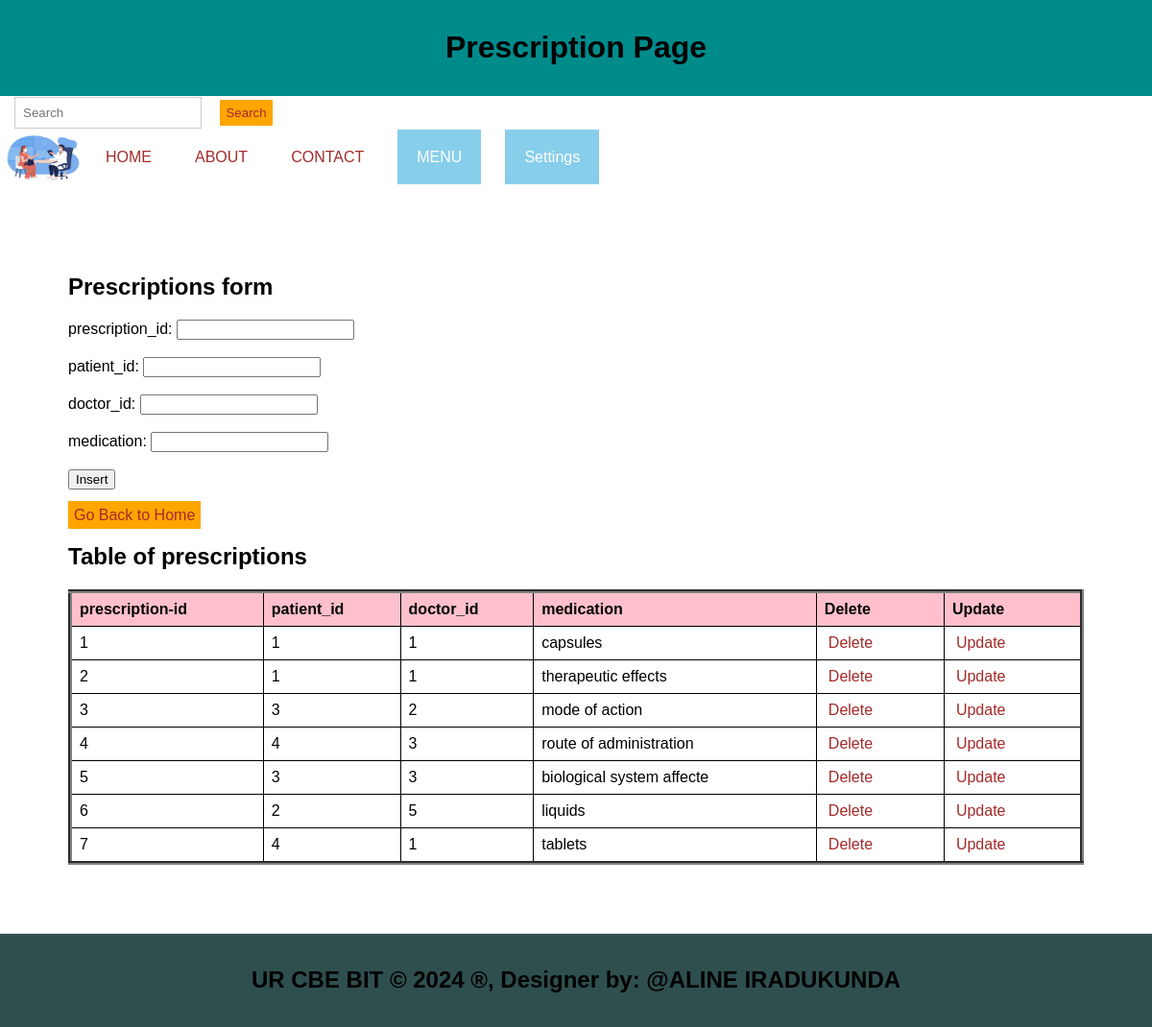
The app's page /Prescription.php with its own data.
### tables this page shows
CREATE TABLE `prescriptions` (
  `prescription_id` int(11) NOT NULL,
  `patient_id` int(11) DEFAULT NULL,
  `doctor_id` int(11) DEFAULT NULL,
  `medication` varchar(100) DEFAULT NULL
);

### Prescription.php (the view, shortened to what this page needs)
<!DOCTYPE html>
<html lang="en">
<head>
  <link rel="stylesheet" type="text/css" href="style.css" title="style 1" media="screen, tv, projection, handheld, print"/>
</head>
<body>
<header><center>
    <h1>Prescription Page</h1></center>
  </header> <form class="d-flex" role="search" action="search.php">
      <input class="form-control me-2" type="search" placeholder="Search" aria-label="Search" name="query">
      <button class="btn btn-outline-success" type="submit">Search</button>
    </form> <ul>
    <li><img src="./Images/app.jpg" width="90" height="60" alt="Logo"></li>
    <li><a href="./home.html">HOME</a></li>
    <li><a href="./about.html">ABOUT</a></li>
    <li><a href="./contact.html">CONTACT</a></li>
    <li class="dropdown">
      <a href="#" style="padding: 20px; color: white; background-color: skyblue; text-decoration: none;">MENU</a>
    </li>
    <li class="dropdown">
      <a href="#" style="padding: 20px; color: white; background-color: skyblue; text-decoration: none;">Settings</a>
    </li>
  </ul>
<section>
  <h1>Prescriptions form</h1>
  <form method="post">
    <label for="preid">prescription_id:</label>
    <input type="number" id="preid" name="preid"><br><br>
    <label for="pid">patient_id:</label>
    <input type="text" id="pid" name="pid" required><br><br>
    <label for="did">doctor_id:</label>
    <input type="text" id="did" name="did" required><br><br>
    <label for="med">medication:</label>
    <input type="text" id="med" name="med" required><br><br>
    <input type="submit" name="add" value="Insert"><br><br>
    <a class="button" href="./home.html">Go Back to Home</a></li>
  </form>
  <h2>Table of prescriptions</h2>
  <table border="4">
    <tr>
      <th>prescription-id</th>
      <th>patient_id</th>
      <th>doctor_id</th>
      <th>medication</th>
      <th>Delete</th>
      <th>Update</th>
    </tr>
    <?php
    include('database_connection.php');
    $sql = "SELECT * FROM prescriptions";
    $result = $connection->query($sql);
    if ($result->num_rows > 0) {
        while ($row = $result->fetch_assoc()) {
            $preid = $row['prescription_id'];
            echo "<tr>
                <td>" . $row['prescription_id'] . "</td>
                <td>" . $row['patient_id'] . "</td>
                <td>" . $row['doctor_id'] . "</td>
                <td>" . $row['medication'] . "</td>
                <td><a style='padding:4px' href='delete_Prescription.php?prescription_id=$preid'>Delete</a></td>
                <td><a style='padding:4px' href='update_Prescription.php?prescription_id=$preid'>Update</a></td>
            </tr>";
        }
    } else {
        echo "<tr><td colspan='4'>No data found</td></tr>";
    }
    ?>
  </table>
</section>
<footer>
  <center>
    <b><h2>UR CBE BIT &copy; <?php echo date("Y"); ?> &reg;, Designer by: @ALINE IRADUKUNDA</h2></b>
  </center>
</footer>
</body>
</html>

### style.css (style rules this page uses)
body { font-family: Arial, sans-serif; margin: 0; padding: 0; }
.form-control { padding: 8px; margin-left: 4px; border: 1px solid #ccc; }
.btn { padding: 6px; background-color: orange; color: brown; border: none; }
.dropdown { position: relative; display: inline; margin-right: 10px; }
body { font-family: Arial,sans-serif; margin:0; padding:0; }
header { background-color:darkgray; padding: 15px; }
.dropdown { position: right; display:right; direction:rtl; }
section { padding:20px; border-bottom: 1px solid #ddd; }
footer { text-align: center; padding: 15px; background-color:darkgray; }

### Prescription.php (style rules this page uses)
body table { width: 100%; border-collapse: collapse; }
th, td { border: 1px solid black; padding: 8px; text-align: left; }
th { background-color: pink; }
a { padding: 10px; color: white; text-decoration: none; margin-right: 15px; }
a:link { color: brown; }
button.btn { margin-left: 15px; margin-top: 4px; }
input.form-control { margin-left: 15px; padding: 8px; }
section { padding: 71px; border-bottom: 1px solid #ddd; }
footer { text-align: center; padding: 15px; background-color: darkslategrey; }
header { background-color: darkcyan; padding: 10px; text-align: center; }
ul { list-style-type: none; padding: 0; margin: 0; display: flex; align-items: center; }
li { margin-right: 10px; }
li img { vertical-align: middle; }
.dropdown { position: relative; display: inline-block; }
.button { padding: 6px; background-color: orange; color: brown; border: none; }

### records on screen
prescriptions: prescription_id "1", patient "1", doctor "1", medication "capsules"
prescriptions: prescription_id "2", patient "1", doctor "1", medication "therapeutic effects"
prescriptions: prescription_id "3", patient "3", doctor "2", medication "mode of action"
prescriptions: prescription_id "4", patient "4", doctor "3", medication "route of administration"
prescriptions: prescription_id "5", patient "3", doctor "3", medication "biological system affecte"
prescriptions: prescription_id "6", patient "2", doctor "5", medication "liquids"
prescriptions: prescription_id "7", patient "4", doctor "1", medication "tablets"
